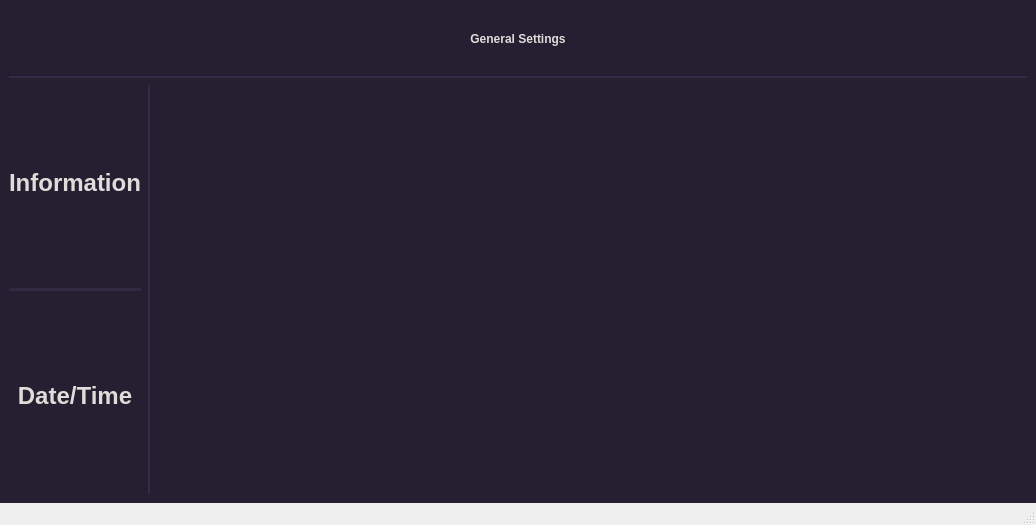
<?xml version="1.0" encoding="UTF-8"?>
<ui version="4.0">
 <class>Informative_APP</class>
 <widget class="QMainWindow" name="Informative_APP">
  <property name="geometry">
   <rect>
    <x>0</x>
    <y>0</y>
    <width>1036</width>
    <height>525</height>
   </rect>
  </property>
  <property name="minimumSize">
   <size>
    <width>960</width>
    <height>480</height>
   </size>
  </property>
  <property name="baseSize">
   <size>
    <width>1920</width>
    <height>1080</height>
   </size>
  </property>
  <property name="windowTitle">
   <string>Informative_APP</string>
  </property>
  <property name="styleSheet">
   <string notr="true"/>
  </property>
  <widget class="QWidget" name="centralwidget">
   <property name="styleSheet">
    <string notr="true">background-color: #241F31;</string>
   </property>
   <layout class="QGridLayout" name="gridLayout">
    <item row="2" column="0">
     <layout class="QVBoxLayout" name="verticalLayout_3">
      <property name="sizeConstraint">
       <enum>QLayout::SetFixedSize</enum>
      </property>
      <item>
       <widget class="QPushButton" name="information">
        <property name="sizePolicy">
         <sizepolicy hsizetype="MinimumExpanding" vsizetype="Expanding">
          <horstretch>80</horstretch>
          <verstretch>50</verstretch>
         </sizepolicy>
        </property>
        <property name="maximumSize">
         <size>
          <width>140</width>
          <height>16777215</height>
         </size>
        </property>
        <property name="styleSheet">
         <string notr="true">QPushButton#information:pressed{
	background-color:#1e1928;
	color:#dedec8;
}

QPushButton#information{
	background-color: #241F31;
	border:transparent;
	font: 18pt ;
	font-weight: bold;
	color: rgb(222, 221, 218);
}</string>
        </property>
        <property name="text">
         <string>Information</string>
        </property>
       </widget>
      </item>
      <item>
       <widget class="QFrame" name="buttonsBreak">
        <property name="styleSheet">
         <string notr="true">background-color:#302A43;
border : 2px solid #302A43;
border-radius: 10px;</string>
        </property>
        <property name="frameShape">
         <enum>QFrame::HLine</enum>
        </property>
        <property name="frameShadow">
         <enum>QFrame::Sunken</enum>
        </property>
       </widget>
      </item>
      <item>
       <widget class="QPushButton" name="dateTime">
        <property name="sizePolicy">
         <sizepolicy hsizetype="MinimumExpanding" vsizetype="Expanding">
          <horstretch>0</horstretch>
          <verstretch>50</verstretch>
         </sizepolicy>
        </property>
        <property name="maximumSize">
         <size>
          <width>140</width>
          <height>16777215</height>
         </size>
        </property>
        <property name="styleSheet">
         <string notr="true">QPushButton#dateTime:pressed{
	background-color:#1e1928;
	color:#dedec8;
}

QPushButton#dateTime{
	background-color: #241F31;
	border:transparent;
	font: 18pt ;
	font-weight: bold;
	color: rgb(222, 221, 218);
}

</string>
        </property>
        <property name="text">
         <string>Date/Time</string>
        </property>
       </widget>
      </item>
     </layout>
    </item>
    <item row="2" column="1">
     <widget class="QFrame" name="FrameButtonBreak">
      <property name="styleSheet">
       <string notr="true">background-color:#302A43;</string>
      </property>
      <property name="frameShape">
       <enum>QFrame::VLine</enum>
      </property>
      <property name="frameShadow">
       <enum>QFrame::Sunken</enum>
      </property>
     </widget>
    </item>
    <item row="2" column="2">
     <widget class="QFrame" name="frame">
      <property name="styleSheet">
       <string notr="true">border:transparent;</string>
      </property>
      <property name="frameShape">
       <enum>QFrame::StyledPanel</enum>
      </property>
      <property name="frameShadow">
       <enum>QFrame::Raised</enum>
      </property>
      <layout class="QVBoxLayout" name="verticalLayout_2">
       <item>
        <spacer name="verticalSpacer">
         <property name="orientation">
          <enum>Qt::Vertical</enum>
         </property>
         <property name="sizeType">
          <enum>QSizePolicy::Preferred</enum>
         </property>
         <property name="sizeHint" stdset="0">
          <size>
           <width>848</width>
           <height>466</height>
          </size>
         </property>
        </spacer>
       </item>
      </layout>
     </widget>
    </item>
    <item row="2" column="3">
     <widget class="QFrame" name="settings">
      <property name="minimumSize">
       <size>
        <width>250</width>
        <height>0</height>
       </size>
      </property>
      <property name="styleSheet">
       <string notr="true">border:transparent;</string>
      </property>
      <property name="frameShape">
       <enum>QFrame::StyledPanel</enum>
      </property>
      <property name="frameShadow">
       <enum>QFrame::Raised</enum>
      </property>
      <layout class="QVBoxLayout" name="verticalLayout_4"/>
     </widget>
    </item>
    <item row="0" column="0" colspan="4">
     <widget class="QLabel" name="label">
      <property name="minimumSize">
       <size>
        <width>0</width>
        <height>60</height>
       </size>
      </property>
      <property name="baseSize">
       <size>
        <width>0</width>
        <height>0</height>
       </size>
      </property>
      <property name="styleSheet">
       <string notr="true">color: rgb(222, 221, 218);
gridline-color: rgb(255, 255, 255);
font: 75 26pt &quot;Ubuntu&quot;;
font-weight: bold;

</string>
      </property>
      <property name="text">
       <string>General Settings</string>
      </property>
      <property name="alignment">
       <set>Qt::AlignCenter</set>
      </property>
     </widget>
    </item>
    <item row="1" column="0" colspan="4">
     <widget class="QFrame" name="settingsunderline">
      <property name="styleSheet">
       <string notr="true">background-color:#302A43;</string>
      </property>
      <property name="frameShape">
       <enum>QFrame::HLine</enum>
      </property>
      <property name="frameShadow">
       <enum>QFrame::Sunken</enum>
      </property>
     </widget>
    </item>
   </layout>
  </widget>
  <widget class="QStatusBar" name="statusbar"/>
 </widget>
 <resources/>
 <connections/>
</ui>
